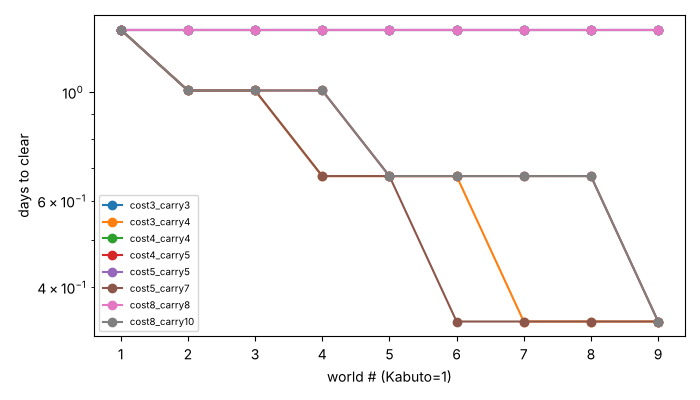

Python code for this plot:
"""Decade campaign: 9 worlds in sequence (Kabuto first). Each world: 6-tier ladder; cost scale s^w; permanent
carryover multiplier after each world = carry^w. World cleared when top tier owned >= goal. 3 sessions/day x 10 min, offline eff 0.5, cap 8h."""
import json, numpy as np
from sim import Config
from sim2 import Player
import matplotlib; matplotlib.use("Agg"); import matplotlib.pyplot as plt
WORLDS=["Kabuto","Den-O","Faiz","Ryuki","Blade","Kiva","Agito","Hibiki","Kuuga"]
def campaign(cost_scale, carry, base0=2e2, goal=25, spd=3, smin=10, eff=0.5, cap=8, max_days=400):
    mult=1.0; out=[]; t_total=0
    for w,name in enumerate(WORLDS):
        cfg=Config(n_tiers=6,base_cost=base0*cost_scale**w,growth=1.12,tier_cost_ratio=8,tier_rate_ratio=6,milestones=(10,25,50,100))
        p=Player(cfg,mult); day=86400; gap=day/spd-smin*60; done=None
        for d in range(max_days):
            for k in range(spd):
                p.play(smin*60)
                if p.owned[-1]>=goal: done=p.t; break
                p.away(gap,eff,cap)
            if done: break
        if done is None: out.append((name,None,None)); break
        # goal-gap stats
        ev=[e[0] for e in p.events if e[2]==1 or e[2] in cfg.milestones]
        g=np.diff([0]+ev)
        out.append((name,done/86400,float(np.max(g))/3600)); mult*=carry
    return out
if __name__=="__main__":
    res={}
    for cs,cr in [(3,3),(3,4),(4,4),(4,5),(5,5),(5,7),(8,8),(8,10)]:
        o=campaign(cs,cr); res[f"cost{cs}_carry{cr}"]=o
        print(f"cost x{cs}/world, carry x{cr}:", [(n, None if d is None else round(d,1)) for n,d,_ in o], "total days", round(sum(d for _,d,_ in o if d),1))
    json.dump(res,open("decade_model.json","w"))
    fig,ax=plt.subplots(figsize=(7,4))
    for k,o in res.items(): ax.plot(range(1,len(o)+1),[d if d else np.nan for _,d,_ in o],"o-",label=k)
    ax.set_yscale("log"); ax.set_xlabel("world # (Kabuto=1)"); ax.set_ylabel("days to clear"); ax.legend(fontsize=7); plt.tight_layout(); plt.savefig("decade_model.png",dpi=100)
